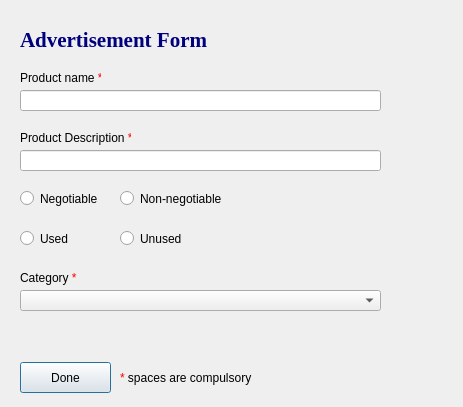
<?xml version="1.0" encoding="UTF-8"?>
<ui version="4.0">
 <class>sellproduct</class>
 <widget class="QDialog" name="sellproduct">
  <property name="geometry">
   <rect>
    <x>0</x>
    <y>0</y>
    <width>463</width>
    <height>407</height>
   </rect>
  </property>
  <property name="windowTitle">
   <string>Dialog</string>
  </property>
  <widget class="QLabel" name="label">
   <property name="geometry">
    <rect>
     <x>20</x>
     <y>20</y>
     <width>261</width>
     <height>41</height>
    </rect>
   </property>
   <property name="font">
    <font>
     <family>Georgia</family>
     <pointsize>12</pointsize>
     <weight>75</weight>
     <italic>false</italic>
     <bold>true</bold>
    </font>
   </property>
   <property name="text">
    <string>&lt;html&gt;&lt;head/&gt;&lt;body&gt;&lt;p&gt;&lt;span style=&quot; font-size:16pt; color:#00007f;&quot;&gt;Advertisement Form&lt;/span&gt;&lt;/p&gt;&lt;/body&gt;&lt;/html&gt;</string>
   </property>
  </widget>
  <widget class="QLabel" name="label_2">
   <property name="geometry">
    <rect>
     <x>20</x>
     <y>70</y>
     <width>81</width>
     <height>16</height>
    </rect>
   </property>
   <property name="text">
    <string>&lt;html&gt;&lt;head/&gt;&lt;body&gt;&lt;p&gt;Product name&lt;span style=&quot; color:#ff0000;&quot;&gt; *&lt;/span&gt;&lt;/p&gt;&lt;/body&gt;&lt;/html&gt;</string>
   </property>
  </widget>
  <widget class="QLineEdit" name="lineEdit">
   <property name="geometry">
    <rect>
     <x>20</x>
     <y>90</y>
     <width>361</width>
     <height>21</height>
    </rect>
   </property>
  </widget>
  <widget class="QLabel" name="label_3">
   <property name="geometry">
    <rect>
     <x>20</x>
     <y>130</y>
     <width>111</width>
     <height>16</height>
    </rect>
   </property>
   <property name="text">
    <string>&lt;html&gt;&lt;head/&gt;&lt;body&gt;&lt;p&gt;Product Description&lt;span style=&quot; color:#ff0000;&quot;&gt; *&lt;/span&gt;&lt;/p&gt;&lt;/body&gt;&lt;/html&gt;</string>
   </property>
  </widget>
  <widget class="QLineEdit" name="lineEdit_2">
   <property name="geometry">
    <rect>
     <x>20</x>
     <y>150</y>
     <width>361</width>
     <height>21</height>
    </rect>
   </property>
  </widget>
  <widget class="QLabel" name="label_4">
   <property name="geometry">
    <rect>
     <x>20</x>
     <y>270</y>
     <width>71</width>
     <height>16</height>
    </rect>
   </property>
   <property name="text">
    <string>&lt;html&gt;&lt;head/&gt;&lt;body&gt;&lt;p&gt;Category&lt;span style=&quot; color:#ff0000;&quot;&gt; *&lt;/span&gt;&lt;/p&gt;&lt;/body&gt;&lt;/html&gt;</string>
   </property>
  </widget>
  <widget class="QRadioButton" name="radioButton">
   <property name="geometry">
    <rect>
     <x>20</x>
     <y>190</y>
     <width>82</width>
     <height>17</height>
    </rect>
   </property>
   <property name="text">
    <string>Negotiable</string>
   </property>
  </widget>
  <widget class="QRadioButton" name="radioButton_2">
   <property name="geometry">
    <rect>
     <x>120</x>
     <y>190</y>
     <width>101</width>
     <height>17</height>
    </rect>
   </property>
   <property name="text">
    <string>Non-negotiable</string>
   </property>
  </widget>
  <widget class="QRadioButton" name="radioButton_3">
   <property name="geometry">
    <rect>
     <x>20</x>
     <y>230</y>
     <width>82</width>
     <height>17</height>
    </rect>
   </property>
   <property name="text">
    <string>Used</string>
   </property>
  </widget>
  <widget class="QRadioButton" name="radioButton_4">
   <property name="geometry">
    <rect>
     <x>120</x>
     <y>230</y>
     <width>82</width>
     <height>17</height>
    </rect>
   </property>
   <property name="text">
    <string>Unused</string>
   </property>
  </widget>
  <widget class="QLabel" name="label_5">
   <property name="geometry">
    <rect>
     <x>120</x>
     <y>370</y>
     <width>151</width>
     <height>16</height>
    </rect>
   </property>
   <property name="text">
    <string>&lt;html&gt;&lt;head/&gt;&lt;body&gt;&lt;p&gt;&lt;span style=&quot; color:#ff0000;&quot;&gt;*&lt;/span&gt; spaces are compulsory&lt;/p&gt;&lt;/body&gt;&lt;/html&gt;</string>
   </property>
  </widget>
  <widget class="QComboBox" name="comboBox">
   <property name="geometry">
    <rect>
     <x>20</x>
     <y>290</y>
     <width>361</width>
     <height>21</height>
    </rect>
   </property>
  </widget>
  <widget class="QPushButton" name="pushButton">
   <property name="geometry">
    <rect>
     <x>20</x>
     <y>362</y>
     <width>91</width>
     <height>31</height>
    </rect>
   </property>
   <property name="text">
    <string>Done</string>
   </property>
  </widget>
 </widget>
 <resources/>
 <connections/>
</ui>
